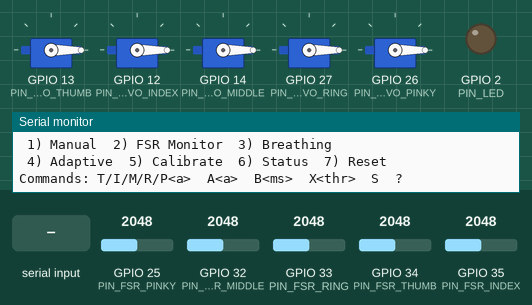
This sketch was run on a simulated ESP32. Parts: 5 × servo, output pins drawn as LEDs (lit = HIGH), the last lines printed to the serial monitor. The inputs (shaded band) are chosen by the test bench; at power-on: GPIO 25 (PIN_FSR_PINKY) = 2048, GPIO 32 (PIN_FSR_MIDDLE) = 2048, GPIO 33 (PIN_FSR_RING) = 2048, GPIO 34 (PIN_FSR_THUMB) = 2048, GPIO 35 (PIN_FSR_INDEX) = 2048.

Above: at 1.7 s.
1.8 s: "1\n" received over Serial
At 3.8 s:
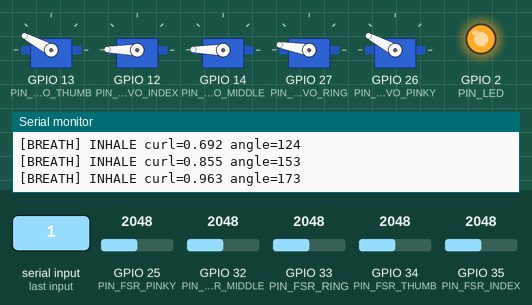
4.8 s: "2\n" received over Serial
At 5.8 s:
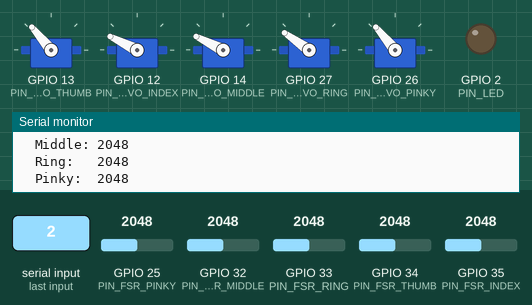
6.3 s: "4\n" received over Serial
At 6.9 s:
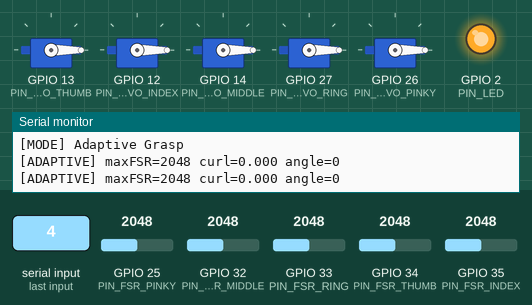
7.8 s: "200\n" received over Serial
At 8.2 s:
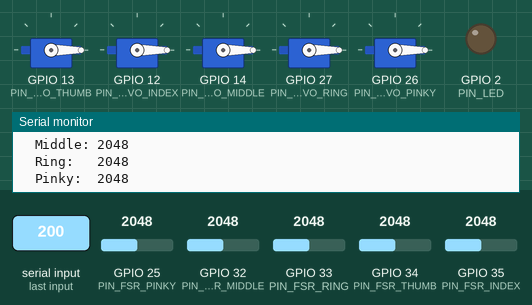
9.3 s: "T90\n" received over Serial
At 10.4 s:
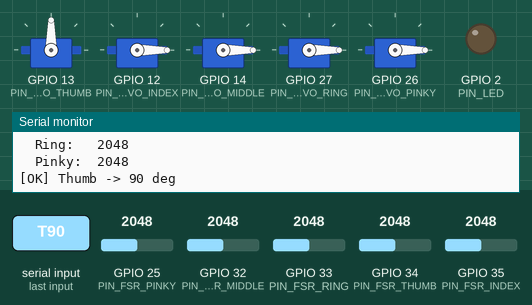
10.8 s: "R90\n" received over Serial
At 11.6 s:
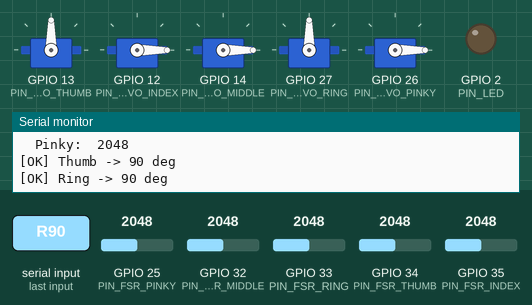
Timing chart, 0 to 13.3 s (numbered marks = the images above; inputs shaded):
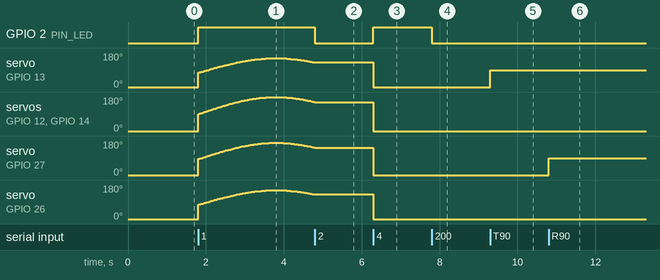

Measured:
- after the input at 1.8 s, GPIO 2 (PIN_LED): LOW → HIGH at once; servo on GPIO 13 (PIN_SERVO_THUMB): rises from 0° to 152° in 1.8 s, then falls to 130° in 1.2 s
- after the input at 4.8 s, GPIO 2 (PIN_LED): HIGH → LOW at once; servo on GPIO 13 (PIN_SERVO_THUMB): stays 130° (without the input it goes to 129° after 0.01 s)
- after the input at 6.3 s, GPIO 2 (PIN_LED): LOW → HIGH at once; servo on GPIO 13 (PIN_SERVO_THUMB), servo on GPIO 26 (PIN_SERVO_PINKY): 130° → 0° at once; servo on GPIO 12 (PIN_SERVO_INDEX), servo on GPIO 14 (PIN_SERVO_MIDDLE): 153° → 0° at once; servo on GPIO 27 (PIN_SERVO_RING): 145° → 0° at once
- after the input at 7.8 s, GPIO 2 (PIN_LED): HIGH → LOW at once
- after the input at 9.3 s, servo on GPIO 13 (PIN_SERVO_THUMB): 0° → 90° at once
- after the input at 10.8 s, servo on GPIO 27 (PIN_SERVO_RING): 0° → 90° at once

The sketch:

esp32_firmware.ino
```cpp
/*
 * ============================================================
 * SatiARM ESP32 Firmware v1.0
 * 5-Finger Robotic Hand + FSR Feedback
 * ============================================================
 * Hardware:
 *   - 5x Servo (SG90/MG90S)
 *   - 5x FSR at fingertips
 *   - LED status
 * Serial Commands (115200 baud):
 *   1) Manual  2) FSR Monitor  3) Breathing
 *   4) Adaptive  5) Calibrate  6) Status  7) Reset
 *   T/I/M/R/P<angle>  A<angle>  B<ms>  X<thr>  S  ?
 * ============================================================
 */
#include <ESP32Servo.h>

#define PIN_SERVO_THUMB   13
#define PIN_SERVO_INDEX   12
#define PIN_SERVO_MIDDLE  14
#define PIN_SERVO_RING    27
#define PIN_SERVO_PINKY   26

#define PIN_FSR_THUMB     34
#define PIN_FSR_INDEX     35
#define PIN_FSR_MIDDLE    32
#define PIN_FSR_RING      33
#define PIN_FSR_PINKY     25

#define PIN_LED           2

Servo sThumb, sIndex, sMiddle, sRing, sPinky;

int fsrThreshold = 600;
int breathPeriodMs = 8000;
int servoMin = 0;
int servoMax = 180;

enum Mode { MODE_IDLE, MODE_BREATH, MODE_ADAPTIVE, MODE_MANUAL };
Mode currentMode = MODE_IDLE;

unsigned long lastBreathMs = 0;
float curlAmount = 0.0;
int fsrValues[5] = {0, 0, 0, 0, 0};

void setup() {
  Serial.begin(115200);
  delay(500);
  pinMode(PIN_LED, OUTPUT);
  digitalWrite(PIN_LED, LOW);

  sThumb.attach(PIN_SERVO_THUMB);
  sIndex.attach(PIN_SERVO_INDEX);
  sMiddle.attach(PIN_SERVO_MIDDLE);
  sRing.attach(PIN_SERVO_RING);
  sPinky.attach(PIN_SERVO_PINKY);

  setAllServos(0);
  printWelcome();
  printMenu();
}

void loop() {
  handleSerial();
  if (currentMode == MODE_BREATH) updateBreathing();
  else if (currentMode == MODE_ADAPTIVE) updateAdaptive();
  else if (currentMode == MODE_MANUAL) readAllFSR();
}

void handleSerial() {
  if (!Serial.available()) return;
  String line = Serial.readStringUntil('\n');
  line.trim();
  if (line.length() == 0) return;

  char cmd = line.charAt(0);
  String arg = line.substring(1);
  arg.trim();

  switch (cmd) {
    case '1': enterBreathMode(); break;
    case '2': enterFSRMode(); break;
    case '3': enterBreathMode(); break;
    case '4': enterAdaptiveMode(); break;
    case '5': calibrateFSR(); break;
    case '6': printStatus(); break;
    case '7': resetSystem(); break;
    case 'T': setServo(sThumb, arg.toInt(), "Thumb"); break;
    case 'I': setServo(sIndex, arg.toInt(), "Index"); break;
    case 'M': setServo(sMiddle, arg.toInt(), "Middle"); break;
    case 'R': setServo(sRing, arg.toInt(), "Ring"); break;
    case 'P': setServo(sPinky, arg.toInt(), "Pinky"); break;
    case 'A':
      setAllServos(arg.toInt());
      Serial.print("[OK] All servos -> "); Serial.println(arg);
      break;
    case 'B':
      breathPeriodMs = arg.toInt();
      Serial.print("[OK] Breath period = "); Serial.println(breathPeriodMs);
      break;
    case 'X':
      fsrThreshold = arg.toInt();
      Serial.print("[OK] FSR threshold = "); Serial.println(fsrThreshold);
      break;
    case 'S': printFSR(); break;
    case '?': printMenu(); break;
    default:
      Serial.print("[ERR] Unknown: "); Serial.println(line);
  }
}

void enterBreathMode() {
  currentMode = MODE_BREATH;
  lastBreathMs = millis();
  digitalWrite(PIN_LED, HIGH);
  Serial.println("[MODE] Breathing Guide");
  Serial.print("[INFO] Period = "); Serial.print(breathPeriodMs); Serial.println(" ms");
}

void enterFSRMode() {
  currentMode = MODE_IDLE;
  digitalWrite(PIN_LED, LOW);
  Serial.println("[MODE] FSR Monitor");
  printFSR();
}

void enterAdaptiveMode() {
  currentMode = MODE_ADAPTIVE;
  lastBreathMs = millis();
  digitalWrite(PIN_LED, HIGH);
  Serial.println("[MODE] Adaptive Grasp");
}

void resetSystem() {
  currentMode = MODE_IDLE;
  setAllServos(0);
  digitalWrite(PIN_LED, LOW);
  Serial.println("[OK] Reset");
  printMenu();
}

void updateBreathing() {
  unsigned long now = millis();
  float phase = 2.0 * PI * ((now - lastBreathMs) % breathPeriodMs) / breathPeriodMs;
  float breath = sin(phase);
  curlAmount = 0.5 + 0.5 * breath;

  int angle = (int)(curlAmount * 180);
  setAllServosAdaptive(angle);

  static unsigned long lastReport = 0;
  if (now - lastReport > 500) {
    lastReport = now;
    Serial.print("[BREATH] ");
    Serial.print(breath >= 0 ? "INHALE" : "EXHALE");
    Serial.print(" curl="); Serial.print(curlAmount, 3);
    Serial.print(" angle="); Serial.println(angle);
  }
}

void updateAdaptive() {
  unsigned long now = millis();
  float phase = 2.0 * PI * ((now - lastBreathMs) % breathPeriodMs) / breathPeriodMs;
  float breath = sin(phase);
  float baseCurl = 0.5 + 0.5 * breath;

  readAllFSR();
  int maxFSR = 0;
  for (int i = 0; i < 5; i++) if (fsrValues[i] > maxFSR) maxFSR = fsrValues[i];

  float curl = baseCurl;
  if (maxFSR > fsrThreshold) {
    float excess = (float)(maxFSR - fsrThreshold) / (1023.0 - fsrThreshold);
    curl = baseCurl * (1.0 - 0.7 * excess);
    if (curl < 0) curl = 0;
  }

  int angle = (int)(curl * 180);
  setAllServosAdaptive(angle);

  static unsigned long lastReport = 0;
  if (now - lastReport > 500) {
    lastReport = now;
    Serial.print("[ADAPTIVE] maxFSR="); Serial.print(maxFSR);
    Serial.print(" curl="); Serial.print(curl, 3);
    Serial.print(" angle="); Serial.println(angle);
  }
}

void setServo(Servo &s, int angle, const char* name) {
  if (angle < servoMin) angle = servoMin;
  if (angle > servoMax) angle = servoMax;
  s.write(angle);
  Serial.print("[OK] "); Serial.print(name); Serial.print(" -> "); Serial.print(angle); Serial.println(" deg");
}

void setAllServos(int angle) {
  if (angle < servoMin) angle = servoMin;
  if (angle > servoMax) angle = servoMax;
  sThumb.write(angle); sIndex.write(angle); sMiddle.write(angle);
  sRing.write(angle); sPinky.write(angle);
}

void setAllServosAdaptive(int angle) {
  sThumb.write((int)(angle * 0.85));
  sIndex.write(angle);
  sMiddle.write(angle);
  sRing.write((int)(angle * 0.95));
  sPinky.write((int)(angle * 0.85));
}

void readAllFSR() {
  fsrValues[0] = analogRead(PIN_FSR_THUMB);
  fsrValues[1] = analogRead(PIN_FSR_INDEX);
  fsrValues[2] = analogRead(PIN_FSR_MIDDLE);
  fsrValues[3] = analogRead(PIN_FSR_RING);
  fsrValues[4] = analogRead(PIN_FSR_PINKY);
}

void printFSR() {
  readAllFSR();
  Serial.println("[FSR]");
  Serial.print("  Thumb:  "); Serial.println(fsrValues[0]);
  Serial.print("  Index:  "); Serial.println(fsrValues[1]);
  Serial.print("  Middle: "); Serial.println(fsrValues[2]);
  Serial.print("  Ring:   "); Serial.println(fsrValues[3]);
  Serial.print("  Pinky:  "); Serial.println(fsrValues[4]);
}

void calibrateFSR() {
  Serial.println("[CAL] Hold fingers at rest 3s...");
  delay(3000);
  long sum[5] = {0, 0, 0, 0, 0};
  for (int i = 0; i < 20; i++) {
    readAllFSR();
    for (int j = 0; j < 5; j++) sum[j] += fsrValues[j];
    delay(50);
  }
  Serial.println("[CAL] Baseline:");
  for (int j = 0; j < 5; j++) {
    Serial.print("  Finger "); Serial.print(j);
    Serial.print(": "); Serial.println(sum[j] / 20);
  }
  Serial.println("[CAL] Done");
}

void printWelcome() {
  Serial.println();
  Serial.println("============================================================");
  Serial.println("  SatiARM ESP32 Firmware v1.0");
  Serial.println("  5-Finger Robotic Hand + FSR Feedback");
  Serial.println("============================================================");
}

void printMenu() {
  Serial.println();
  Serial.println("--- MENU ---");
  Serial.println(" 1) Manual  2) FSR Monitor  3) Breathing");
  Serial.println(" 4) Adaptive  5) Calibrate  6) Status  7) Reset");
  Serial.println("Commands: T/I/M/R/P<a>  A<a>  B<ms>  X<thr>  S  ?");
  Serial.println();
}

void printStatus() {
  Serial.println("[STATUS]");
  Serial.print("  Mode: ");
  switch (currentMode) {
    case MODE_IDLE: Serial.println("IDLE"); break;
    case MODE_BREATH: Serial.println("BREATH"); break;
    case MODE_ADAPTIVE: Serial.println("ADAPTIVE"); break;
    case MODE_MANUAL: Serial.println("MANUAL"); break;
  }
  Serial.print("  Threshold: "); Serial.println(fsrThreshold);
  Serial.print("  Breath period: "); Serial.println(breathPeriodMs);
  printFSR();
}
```
